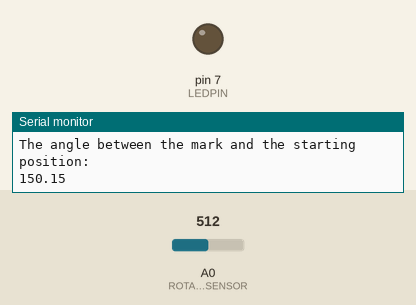
Recording of a sketch running on a simulated Arduino Uno, built with avr-gcc and run on an emulated ATmega328P. On the bench: output pins drawn as LEDs (lit = HIGH), the last lines printed to the serial monitor. The test bench sets the inputs (shaded band); at power-on: A0 (ROTARY_ANGLE_SENSOR) = 512.

Above: at 1.4 s.
1.5 s: A0 (ROTARY_ANGLE_SENSOR) set to 522
At 2.3 s:
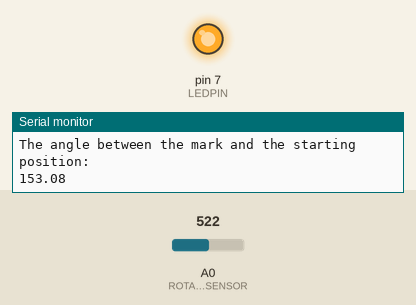
3.4 s: A0 (ROTARY_ANGLE_SENSOR) set to 511
At 4.9 s:
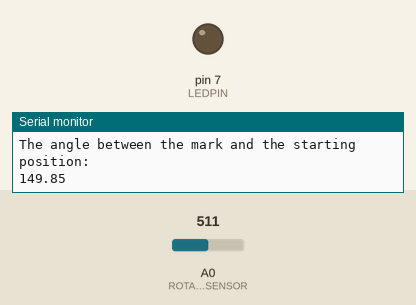
5.2 s: A0 (ROTARY_ANGLE_SENSOR) set to 716
At 6.5 s:
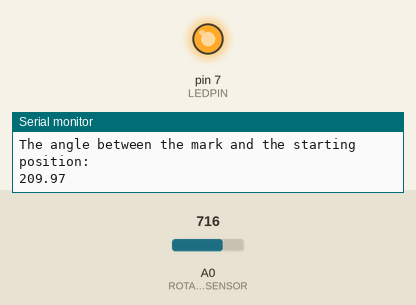
Timing chart, 0 to 8.2 s (numbered marks = the images above; inputs shaded):
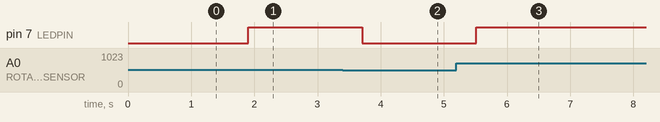

The sketch:

L5_RotaryLed_ledmodule_en.ino
```cpp
#define ROTARY_ANGLE_SENSOR A0 // Define rotary potentiometer interface as A0
#define LEDPIN 7 // Define LED interface as 7
#define ADC_REF 3 // Reference voltage is 3V
#define GROVE_VCC 3 // Grove reference voltage is 3V
#define FULL_ANGLE 300 // Maximum rotation angle of the rotary potentiometer is 300°

void setup()
{
    Serial.begin(9600); // Initialize serial communication
    pinMode(ROTARY_ANGLE_SENSOR, INPUT); // Set the rotary potentiometer pin as input
    pinMode(LEDPIN, OUTPUT); // Set the LED pin as output
}

void loop()
{
    float voltage; // Declare voltage as a float
    int sensor_value = analogRead(ROTARY_ANGLE_SENSOR); // Read the analog value at the rotary potentiometer pin
    voltage = (float)sensor_value * ADC_REF / 1023; // Calculate the real-time voltage
    float degrees = (voltage * FULL_ANGLE) / GROVE_VCC; // Calculate the angle of rotation of the knob
    Serial.println("The angle between the mark and the starting position:"); // Print string to the serial monitor
    Serial.println(degrees); // Print the angle of rotation of the rotary potentiometer to the serial monitor
    delay(100);

    int brightness; // Declare brightness as an integer
    brightness = map(degrees, 0, FULL_ANGLE, 0, 255); // Map the angle of the rotary potentiometer to the LED brightness and store it in the brightness variable
    analogWrite(LEDPIN, brightness); // Write the brightness value to the LED
    delay(500);
}
```

Measured:
- the behaviour switches between 514 and 515 on A0 (ROTARY_ANGLE_SENSOR) (found by bisection; images 0 and 1)
- after the input at 1.5 s, pin 7 (LEDPIN): LOW → HIGH after 0.40 s
- after the input at 3.4 s, pin 7 (LEDPIN): HIGH → LOW after 0.31 s
- after the input at 5.2 s, pin 7 (LEDPIN): LOW → HIGH after 0.31 s
